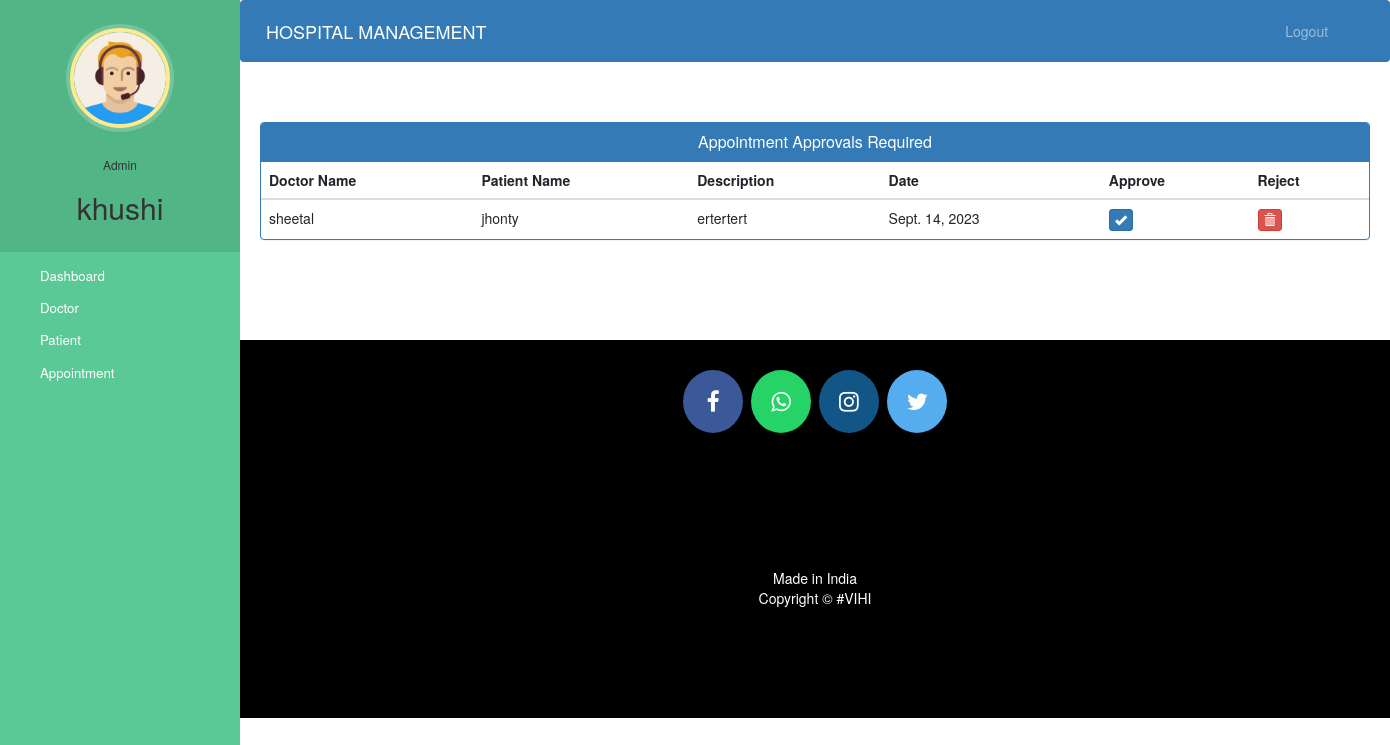
Page /admin-approve-appointment (signed in) on the committed database.
### hospital/models.py (models this page shows)
class Appointment(models.Model):
    patientId=models.PositiveIntegerField(null=True)
    doctorId=models.PositiveIntegerField(null=True)
    patientName=models.CharField(max_length=40,null=True)
    doctorName=models.CharField(max_length=40,null=True)
    appointmentDate=models.DateField(auto_now=True)
    description=models.TextField(max_length=500)
    status=models.BooleanField(default=False)

### hospital/views.py (the view)
# urls.py: path('admin-approve-appointment', views.admin_approve_appointment_view,name='admin-approve-appointment'),
@login_required(login_url='adminlogin')
@user_passes_test(is_admin)
def admin_approve_appointment_view(request):
    appointments=models.Appointment.objects.all().filter(status=False)
    return render(request,'hospital/admin_approve_appointment.html',{'appointments':appointments})

### hospital/views.py (called while the page is built)
def is_admin(user):
    return user.groups.filter(name='ADMIN').exists()

### templates/hospital/admin_approve_appointment.html (shortened to what this page needs)
{% extends 'hospital/admin_base.html' %}
{% block content %}
<head>
  <link href="//netdna.bootstrapcdn.com/bootstrap/3.0.0/css/bootstrap.min.css" rel="stylesheet" id="bootstrap-css">
</head>
<div class="container">
  <div class="panel panel-primary">
    <div class="panel-heading">
      <h6 class="panel-title">Appointment Approvals Required</h6>
    </div>
    <table class="table table-hover" id="dev-table">
      <thead>
        <tr>
          <th>Doctor Name</th>
          <th>Patient Name</th>
          <th>Description</th>
          <th>Date</th>
          <th>Approve</th>
          <th>Reject</th>
        </tr>
      </thead>
      {% for a in appointments %}
      <tr>
        <td> {{a.doctorName}}</td>
        <td>{{a.patientName}}</td>
        <td>{{a.description}}</td>
        <td>{{a.appointmentDate}}</td>
        <td><a class="btn btn-primary btn-xs" href="{% url 'approve-appointment' a.id  %}"><span class="glyphicon glyphicon-ok"></span></a></td>
        <td><a class="btn btn-danger btn-xs" href="{% url 'reject-appointment' a.id  %}"><span class="glyphicon glyphicon-trash"></span></a></td>
      </tr>
      {% endfor %}
    </table>
  </div>
</div>
{% endblock content %}

### templates/hospital/admin_base.html (shortened to what this page needs)
<!DOCTYPE html>
{% load static %}
<html lang="en">
<head>
  <link rel="stylesheet" href="https://stackpath.bootstrapcdn.com/bootstrap/4.3.1/css/bootstrap.min.css">
  <link rel="stylesheet" href="https://maxcdn.bootstrapcdn.com/font-awesome/4.7.0/css/font-awesome.min.css">
  <link rel="stylesheet" href="{% static '/style.css' %}">
</head>
<body>
  <nav class="menu" tabindex="0">
    <header class="avatar">
      <img src="{% static "images/adminpropic.png" %}" />
      <br><br>
      <h6>Admin</h6>
      <h2>{{request.user.first_name}}</h2>
    </header>
    <ul>
      <li tabindex="0" class="icon-dashboard"> <a style="color:white; text-decoration:none;" href="/admin-dashboard"><span>Dashboard</span></a> </li>
      <li tabindex="0" class="icon-customers"> <a style="color:white; text-decoration:none;" href="/admin-doctor"><span>Doctor</span></a></li>
      <li tabindex="0" class="icon-users"> <a style="color:white; text-decoration:none;" href="/admin-patient"><span>Patient</span></a></li>
      <li tabindex="0" class="icon-calendar"> <a style="color:white; text-decoration:none;" href="/admin-appointment"><span>Appointment</span></a></li>
    </ul>
  </nav>
  <main>
    <div class="bs-example">
      <nav class="navbar navbar-expand-md  navbar-dark fixed-top" style="background:#337AB7;">
        <a href="/admin-dashboard" class="navbar-brand">HOSPITAL MANAGEMENT</a>
        <div class="collapse navbar-collapse justify-content-between" id="navbarCollapse">
          <div class="navbar-nav" style=" margin-left: 90%;">
            <a href="/logout" class="nav-item nav-link">Logout</a>
          </div>
        </div>
      </nav>
    </div>
    <br><br>
    {% block content %}
    {% endblock content %}
    <br><br><br><br>
    <footer>
      <p>
        <a id="ftr" href="https://www.facebook.com/profile.php?id=100010784650823" class="fa fa-facebook"></a>
        <a id="ftr" href="https://api.whatsapp.com/send?phone=919028196086&text=Hello%20Vinay.%0d%0aHow%20are%20you%20%3f%0d%0aI%20came%20from%20your%20website.&source=&data=#" class="fa fa-whatsapp"></a>
        <a id="ftr" href="https://www.instagram.com/vinay_patel367/" class="fa fa-instagram"></a>
        <a id="ftr" href="https://twitter.com/i/flow/login?input_flow_data=%7B%22requested_variant%22%3A%22eyJsYW5nIjoiZW4ifQ%3D%3D%22%7D" class="fa fa-twitter"></a>
      </p>
      <br>
      <div class="container">
        <div class="row">
          <div class="col-md-12 col-sm-12">
            <div style="color:#ffffff;" class="wow fadeInUp footer-copyright">
              <p>Made in India <br>
                Copyright &copy; #VIHI</p>
            </div>
          </div>
        </div>
      </div>
    </footer>
  </main>
</body>
</html>

### static/style.css (style rules this page uses)
body { padding-left: 240px; }
main { position: relative; height: 100vh; }
.menu { background: #5bc995; height: 100vh; width: 240px; position: fixed; top: 0px; left: 0; z-index: 5; outline: none; }
.menu .avatar { background: rgba(0, 0, 0, 0.1); padding: 2em 0.5em; text-align: center; }
.menu .avatar img { width: 100px; border-radius: 50%; overflow: hidden; border: 4px solid #ffea92; box-shadow: 0 0 0 4px rgba(255, 255, 255, 0.2); }
.menu .avatar h2 { font-weight: normal; margin-bottom: 0; }
.menu ul { list-style: none; padding: 0.5em 0; margin: 0; }
.menu ul li { padding: 0.5em 1em 0.5em 3em; font-size: 0.95em; font-weight: regular; background-repeat: no-repeat; background-position: left 15px center; background-size: auto 20px; transition: all 0.15s linear; cursor: pointer; }
.menu ul li.icon-dashboard { background-image: url("http://www.entypo.com/images//gauge.svg"); }
.menu ul li.icon-customers { background-image: url("http://www.entypo.com/images//briefcase.svg"); }
.menu ul li.icon-users { background-image: url("http://www.entypo.com/images//users.svg"); }
.menu ul li.icon-calendar { background-image: url("http://www.entypo.com/images//calendar.svg"); }

### templates/hospital/admin_base.html (style rules this page uses)
a:link { text-decoration: none; }
a { color: white; }
footer { padding: 0px 0px 0px 0px; background-color: black; margin: 0px; }
#ftr { padding: 20px; }
.fa { font-size: 23px; width: 60px; text-align: center; text-decoration: none; margin: 5px 2px; border-radius: 50%; }
.fa-facebook { background: #3B5998; color: white; margin-top: 30px; }
.fa-whatsapp { background: #25d366; color: white; }
.fa-twitter { background: #55ACEE; color: white; }
.fa-instagram { background: #125688; color: white; }
p { text-align: center; }
body { padding-left: 240px; }
main { position: relative; height: 100vh; }
.menu { background: #5bc995; height: 100vh; width: 240px; position: fixed; top: 0px; left: 0; z-index: 5; outline: none; }
.menu .avatar { background: rgba(0, 0, 0, 0.1); padding: 2em 0.5em; text-align: center; }
.menu .avatar img { width: 100px; border-radius: 50%; overflow: hidden; border: 4px solid #ffea92; box-shadow: 0 0 0 4px rgba(255, 255, 255, 0.2); }
.menu .avatar h2 { font-weight: normal; margin-bottom: 0; }
.menu ul { list-style: none; padding: 0.5em 0; margin: 0; }
.menu ul li { padding: 0.5em 1em 0.5em 3em; font-size: 0.95em; font-weight: regular; background-repeat: no-repeat; background-position: left 15px center; background-size: auto 20px; transition: all 0.15s linear; cursor: pointer; }
.menu ul li.icon-dashboard { background-image: url("http://www.entypo.com/images//gauge.svg"); }
.menu ul li.icon-customers { background-image: url("http://www.entypo.com/images//briefcase.svg"); }
.menu ul li.icon-users { background-image: url("http://www.entypo.com/images//users.svg"); }
.menu ul li.icon-calendar { background-image: url("http://www.entypo.com/images//calendar.svg"); }

### templates/hospital/admin_approve_appointment.html (style rules this page uses)
a:link { text-decoration: none; }
h6 { text-align: center; }
.row { margin: 100px; }

### rows in the picture
Appointment: doctorName "sheetal", patientName "jhonty", description "ertertert", appointmentDate "Sept. 14, 2023"

### other values in the picture
{{ request.user.first_name }} "khushi"
